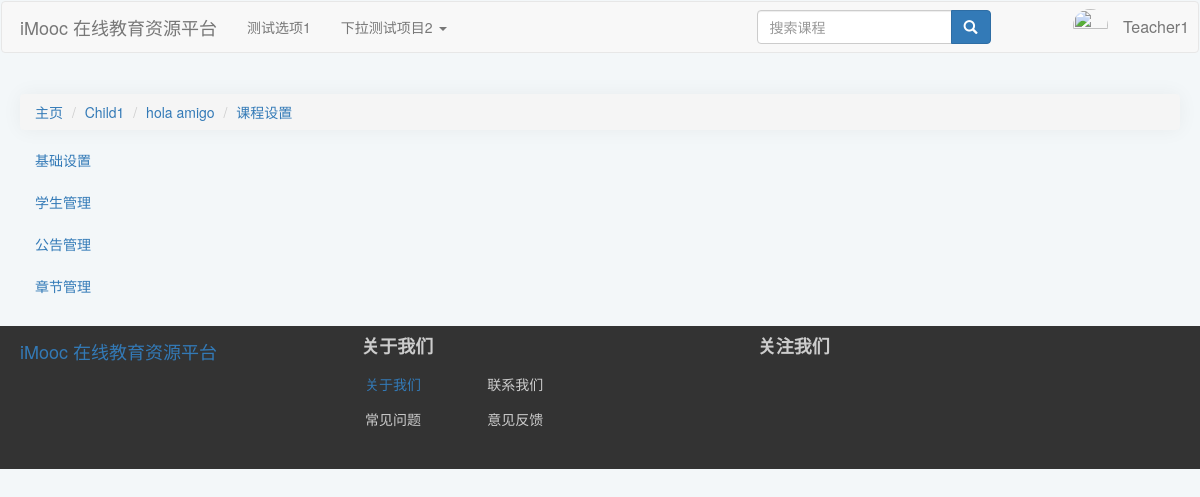
Page /course/3/Setting/Chapter (signed in) on the committed database.
### index/models.py (models this page shows, shortened)
class Users(models.Model):
    gender = (
        ("male", "男"),
        ("female", "女"),
        ("default", "保密"),
    )
    access = (
        ("banned", "封禁用户"),
        ("guest", "访客"),
        ("student", "学生"),
        ("teacher", "教师"),
    )
    profile_picture = models.ImageField(
        verbose_name="头像",
        null=True,
        upload_to="avatar",
        blank=True,
        default="avatar/default-profile-picture.jpg",
    )
    name = models.CharField(
        verbose_name="*用户名", max_length=128, unique=True, null=False
    )  # 昵称
    real_name = models.CharField(
        verbose_name="真实姓名", max_length=64, null=True, blank=True
    )  # 真实姓名
    password = models.CharField(
        verbose_name="*密码", max_length=256, editable=False
    )  # 密码
    email = models.EmailField(verbose_name="*电子邮箱", unique=True)  # 邮箱
    phone_number = models.CharField(
        verbose_name="手机号码", max_length=32, unique=True, null=True, blank=True
    )  # 手机号码
    access = models.CharField(
        verbose_name="*权限等级", max_length=16, choices=access, default="guest"
    )  # 权限级别
    selected_courses = models.ManyToManyField("Course", related_name="students")  # 已选课程
    sex = models.CharField(
        verbose_name="*性别", max_length=32, choices=gender, default="default"
    )  # 性别
    create_time = models.DateTimeField(verbose_name="账号创建时间", auto_now_add=True)  # 创建时间
    is_deleted = models.BooleanField(
        verbose_name="删除标记", default=False, editable=False
    )  # 删除标记
    class Meta:
        ordering = ["-create_time"]
        verbose_name = "用户"
        verbose_name_plural = "用户"

class CourseCategory(models.Model):
    CategoryID = models.AutoField(primary_key=True, verbose_name="分类编号")
    CategoryName = models.CharField(verbose_name="分类名", max_length=64)
    Is_Root = models.BooleanField(verbose_name="根分类", default=True, editable=False)
    DisplayOrder = models.PositiveIntegerField(verbose_name="显示顺序", default=1)
    ParentID = models.ForeignKey(
        "self",
        on_delete=models.CASCADE,
        limit_choices_to={"Is_Root": 1},
        null=True,
        blank=True,
    )
    def __str__(self) -> str:
        return self.CategoryName
    class Meta:
        ordering = ["-CategoryID"]
        verbose_name = "课程分类"
        verbose_name_plural = "课程分类"

class Course(models.Model):
    status = (
        ("1", "未开课"),
        ("2", "已开课"),
        ("3", "已结课"),
    )
    Course_Name = models.CharField(verbose_name="课程名称", max_length=64)
    Course_Teacher = models.ForeignKey(
        "Users",
        on_delete=models.CASCADE,
        limit_choices_to={"access": "teacher"},
        null=True,
        blank=True,
        related_name="teacher",
    )
    Course_Info = models.TextField(verbose_name="课程说明", default="暂未设置")
    Course_Goal = models.TextField(verbose_name="课程目标", default="暂未设置")
    Grade_Requirements = models.TextField(verbose_name="成绩要求", default="暂未设置")
    Reference = models.TextField(verbose_name="参考资料", default="暂未设置")
    QA = models.TextField(verbose_name="常见问题", null=True, blank=True, default="暂未设置")
    Course_Img = models.ImageField(
        verbose_name="课程图片",
        null=True,
        upload_to="Course_Img",
        blank=True,
        default="material/defaultCourseImage.jpg",
    )
    Stu_Count = models.PositiveIntegerField(verbose_name="选课人数", default=0)
    Course_Chapter = models.TextField(
        verbose_name="课程章节",
        null=True,
        blank=True,
        default='[{"title":"New Node","key":"1"}]',
    )
    Course_Category = models.ForeignKey(
        "CourseCategory",
        verbose_name="课程分类",
        on_delete=models.CASCADE,
        limit_choices_to={"Is_Root": 0},
        null=True,
        blank=True,
    )
    View_Count = models.PositiveIntegerField(verbose_name="访问人数", default=0)
    Status = models.CharField(
        verbose_name="课程状态", max_length=16, choices=status, default="1"
    )
    Starting_Time = models.DateTimeField(verbose_name="开课时间", auto_now_add=True)
    Ending_Time = models.DateTimeField(verbose_name="结课时间")
    class Meta:
        ordering = ["-Starting_Time"]
        verbose_name = "课程"
        verbose_name_plural = "课程"

### index/views.py (the view, shortened to what this page needs)
def courseSettingChapter(request, courseid):
    courseDetail, _, _ = VF.Get_Course(courseid)
    course = models.Course.objects.get(id=courseid)
    Chapters = models.Chapter.objects.filter(sourceCourse=course)
    Section = models.Section.objects.get(sectionName="1.1 sb Bot2")
    FilesForm = forms.CourseFilesForm()
    FilesList = models.CourseFiles.objects.filter(sourceSection=Section)
    return render(request, "index/courseSettingChapter.html", locals())

### index/forms.py
class CourseFilesForm(ModelForm):
    class Meta:
        model = CourseFiles
        fields = ["courseFile"]
        widgets = {
            "courseFile": ClearableFileInput(attrs={"multiple": True}),
        }

### index/templates/index/courseSettingChapter.html (shortened to what this page needs)
{% extends 'index/courseSettingBase.html' %}
{% load static %}
    {% block content %}
    {{ block.super }}
    {% endblock content %}

### index/templates/index/courseSettingBase.html (shortened to what this page needs)
{% extends 'index/index.html' %}
{% load static %}
    {% block extrastatic %}
    <link rel="stylesheet" type="text/css" href="{% static 'index/css/courseSettingBase.css' %}">
    {% endblock %}
    {% block content %}
    <div>
        <ul class="breadcrumb">
            <li><a href="/index/">主页</a></li>
            <li><a href="#">{{courseDetail.Course_Category}}</a></li>
            <li><a href="{% url 'index:courseInfo' courseid %}">{{courseDetail.Course_Name}}
                </a>
            </li>
            <li class="active"><a href="{% url 'index:courseSetting' courseid %}">课程设置
                </a>
            </li>
        </ul>
    </div>
    <div class="navSideBar">
        <ul class="nav nav-pills nav-stacked">
            <li role="basicInfo"><a href="{% url 'index:courseSetting' courseid %}">基础设置</a></li>
            <li role="studentManagement"><a href="{% url 'index:studentSetting' courseid %}">学生管理</a></li>
            <li role="annoucementManage"><a href="{% url 'index:noticeSetting' courseid %}">公告管理</a></li>
            <li role="chapterManagement"><a href="{% url 'index:chapterSetting' courseid %}">章节管理</a></li>
        </ul>
    </div>
    {% endblock %}

### index/templates/index/index.html (shortened to what this page needs)
{% load static %}
<!DOCTYPE html>
<html class="widthauto">
<head>
	<link rel="stylesheet" href="https://cdn.staticfile.org/twitter-bootstrap/3.3.7/css/bootstrap.min.css">
	<link rel="stylesheet" type="text/css" href="{% static 'index/css/index.css' %}">
	{% block extrastatic %}
	{% endblock %}
</head>
<body>
	<div class="navbar head">
		<nav class="navbar navbar-default" role="navigation">
			<div class="container-fluid">
				<div class="navbar-header">
					<a class="navbar-brand" href="/index">iMooc 在线教育资源平台</a>
				</div>
				<div>
					<ul class="nav navbar-nav">
						<li><a href="#">测试选项1</a></li>
						<li class="dropdown">
							<a href="#" class="dropdown-toggle" data-toggle="dropdown">
								下拉测试项目2
								<b class="caret"></b>
							</a>
						</li>
					</ul>
					<div class="nav-right-part">
						<div class="nav-right-search navbar-left" id="nav-right-search">
							<form class="navbar-form" role="form">
								<div class="form-group">
									<div class="input-group">
										<input type="text" class="form-control visible-lg-block visible-md-block"
											placeholder="搜索课程">
										<span class="input-group-btn">
											<button class="btn btn-primary glyphicon glyphicon-search" type="button"
												id="search-btn"></button>
										</span>
									</div>
								</div>
							</form>
						</div>
						<div class="nav-right-login navbar-right" id="nav-right-login">
							{% if request.session.is_login == True %}
							<ul class="nav navbar-nav">
								<li class="dropdown user-dropdown">
									<a href="#" id="user-info" class="dropdown-toggle" data-toggle="dropdown"
										data-hover="dropdown" data-delay="100">
										<span class="user-name">
											{{ request.session.user_name }}
										</span>
										<span class="user-avatar">
											<img class="img-circle img-responsive dropdown"
												src="{{ request.session.avatar }}" alt="" width="35" height="33"
												id="avatar" />
										</span>
									</a>
								</li>
							</ul>
							{% else %}
							<ul class="nav navbar-nav">
								<li><a href="/login"><span class="glyphicon glyphicon-log-in"></span> 登录</a></li>
								<li><a href="/register"><span class="glyphicon glyphicon-user"></span> 注册</a></li>
							</ul>
							{% endif %}
						</div>
					</div>
				</div>
			</div>
		</nav>
	</div>
	<div class="container-fluid">
		{% block content %}
		{% endblock %}
	</div>
	<div class="infobar footer">
		<div id="footer">
			<div class="footer-logo">
				<a class="navbar-brand" href="/index">iMooc 在线教育资源平台</a>
			</div>
			<div class="footer-about col-lg-4 col-lg-offset-1">
				<h4 class="col-lg-12"><strong>关于我们</strong></h4>
				<h5 class="col-lg-4"><a href="/aboutus/">&nbsp;关于我们</a></h5>
				<h5 class="col-lg-5">&nbsp;联系我们</h5>
				<h5 class="col-lg-4">&nbsp;常见问题</h5>
				<h5 class="col-lg-5">&nbsp;意见反馈</h5>
			</div>
			<div class="footer-follow col-lg-offset-0 col-lg-2">
				<h4 class="col-lg-12 col-lg-offset-0"><strong>关注我们</strong></h4>
			</div>
		</div>
	</div>
</body>
</html>

### index/static/index/css/index.css (style rules this page uses)
body { background-color: #f3f7f9; }
.container-fluid { margin: 0 auto; width: 1190px; min-width: 1190px; }
.navbar-default { width: auto; }
#nav-right-search { position:relative; left: 280px }
.infobar { position: relative; width: auto; height: 143px; background-color:#333; }
#footer { width: auto; margin: 20px auto; width: 1190px; }
.footer h4 { color: #CCC; }
.footer h5 { color:#CCCCCC; }
#avatar { position:relative; right:50px; bottom:35px; padding-bottom: 7px; padding-top: 7px; }
#user-info { position:relative; height: 50px; width: 72px; background: transparent; font-size:16px; padding:15px 0px; }
.user-name { display:block; overflow:hidden; text-overflow:ellipsis; white-space:nowrap; }
#search-btn { position: relative; top: 0px; }

### index/static/index/css/courseSettingBase.css (style rules this page uses)
.breadcrumb { margin:0px; box-shadow: 0 0 20px 0 rgb(12 1 4 / 5%); border-radius: 4px; }
.navSideBar { display:block; float:left; width:20%; margin-top: 10px; }

### rows in the picture
Users: session.user_name "Teacher1"
CourseCategory: Course_Category "Child1"
Course: Course_Name "hola amigo"
